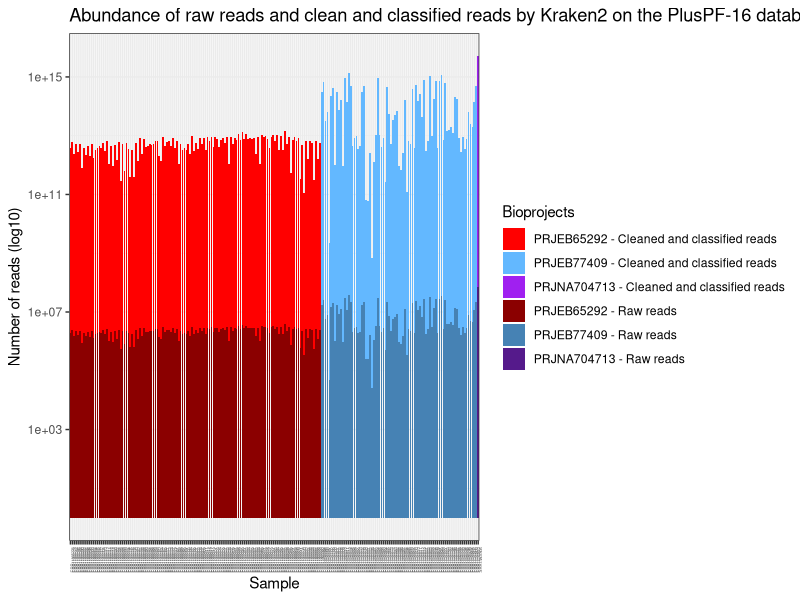

The R source for this figure:
# Barplot with Number of classified reads by Kraken2 on the PlusPF-16 database 
# and raw reads
library(readr)
library(tidyr)
library(ggplot2)
library(ggforce)
library(tibble)
library(scales)

reads <- read.csv("read.csv",dec = ".", sep = ",", header = FALSE)
reads.env <- read.csv("sample_collection.csv",dec = ",", sep = ";", header = TRUE)
reads$bioproject <- reads$V2
reads$bioproject <- reads.env$bioproject[match(reads$V1,reads.env$sample)]
reads[reads$V1=="SRR13801805", "bioproject"] <- "PRJNA704713"

creads <- read.csv("read_classified_kraken.csv",dec = ".", sep = ",", header = FALSE)
creads.env <- read.csv("sample_collection.csv",dec = ",", sep = ";", header = TRUE)
creads$bioproject <- creads$V2
creads$bioproject <- creads.env$bioproject[match(creads$V1,creads.env$sample)]
creads[creads$V1=="SRR13801805", "bioproject"] <- "PRJNA704713"

# Assign colors to each bar by BioProjects
color_cr <- c(
  "PRJEB65292" = "red",
  "PRJEB77409" = "steelblue1",
  "PRJNA388572" = "green",
  "PRJNA704713" = "purple"
)
color_r<- c(
  "PRJEB65292" = "red4",
  "PRJEB77409" = "steelblue",
  "PRJNA388572" = "green3",
  "PRJNA704713" = "purple4"
)

# Merging 2 tables
df <- merge(
  reads[, c("V1", "V2", "bioproject")],
  creads[, c("V1", "V2")],
  by = "V1",
  suffixes = c("_reads", "_creads")
)

# Long format
df_long <- pivot_longer(
  df,
  cols = c(V2_reads, V2_creads),
  names_to = "Condition",
  values_to = "Value"
)

# Variable combinant condition et bioproject
df_long$Bioprojects <- paste(df_long$Condition,
                            df_long$bioproject,
                            sep = "_")

# Colors and names
Bioproject <- c()

for(bp in names(color_r)) {
  Bioproject[paste0("V2_reads_", bp)]  <- color_r[bp]
  Bioproject[paste0("V2_creads_", bp)] <- color_cr[bp]
}

labels_fill <- c()

for(bp in names(color_r)) {
  labels_fill[paste0("V2_reads_", bp)]  <- paste(bp, "- Raw reads")
  labels_fill[paste0("V2_creads_", bp)] <- paste(bp, "- Cleaned and classified reads")
}

ggplot(
  df_long,
  aes(
    x = V1,
    y = Value,
    fill = Bioprojects
  )
) +
  geom_bar(
    stat = "identity",
    position = "stack"
  ) +
  scale_fill_manual(
    values = Bioproject,
    labels = labels_fill
  ) +
  scale_y_log10(
    labels = label_scientific()
  ) +
  theme_bw() +
  theme(
    axis.text.x = element_text(
      angle = 90,
      hjust = 1,
      size = 3
    )
  ) +
  labs(
    x = "Sample",
    y = "Number of reads (log10)",
    title = "Abundance of raw reads and clean and classified reads by Kraken2 on the PlusPF-16 database"
  )
